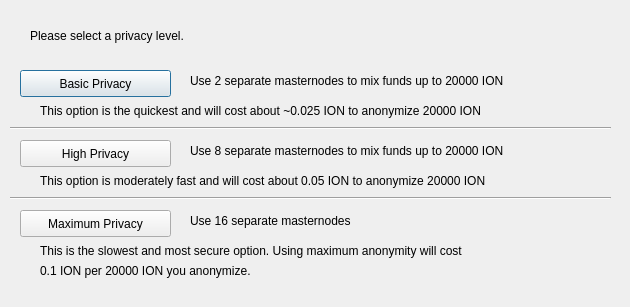
<?xml version="1.0" encoding="UTF-8"?>
<ui version="4.0">
 <class>ObfuscationConfig</class>
 <widget class="QDialog" name="ObfuscationConfig">
  <property name="geometry">
   <rect>
    <x>0</x>
    <y>0</y>
    <width>630</width>
    <height>307</height>
   </rect>
  </property>
  <property name="windowTitle">
   <string>Configure Obfuscation</string>
  </property>
  <widget class="QPushButton" name="buttonBasic">
   <property name="geometry">
    <rect>
     <x>20</x>
     <y>70</y>
     <width>151</width>
     <height>27</height>
    </rect>
   </property>
   <property name="text">
    <string>Basic Privacy</string>
   </property>
  </widget>
  <widget class="QPushButton" name="buttonHigh">
   <property name="geometry">
    <rect>
     <x>20</x>
     <y>140</y>
     <width>151</width>
     <height>27</height>
    </rect>
   </property>
   <property name="text">
    <string>High Privacy</string>
   </property>
  </widget>
  <widget class="QPushButton" name="buttonMax">
   <property name="geometry">
    <rect>
     <x>20</x>
     <y>210</y>
     <width>151</width>
     <height>27</height>
    </rect>
   </property>
   <property name="text">
    <string>Maximum Privacy</string>
   </property>
  </widget>
  <widget class="QLabel" name="label">
   <property name="geometry">
    <rect>
     <x>30</x>
     <y>20</y>
     <width>571</width>
     <height>31</height>
    </rect>
   </property>
   <property name="text">
    <string>Please select a privacy level.</string>
   </property>
  </widget>
  <widget class="QLabel" name="label_2">
   <property name="geometry">
    <rect>
     <x>190</x>
     <y>70</y>
     <width>421</width>
     <height>21</height>
    </rect>
   </property>
   <property name="text">
    <string>Use 2 separate masternodes to mix funds up to 20000 ION</string>
   </property>
  </widget>
  <widget class="QLabel" name="label_3">
   <property name="geometry">
    <rect>
     <x>190</x>
     <y>140</y>
     <width>411</width>
     <height>21</height>
    </rect>
   </property>
   <property name="text">
    <string>Use 8 separate masternodes to mix funds up to 20000 ION</string>
   </property>
  </widget>
  <widget class="QLabel" name="label_4">
   <property name="geometry">
    <rect>
     <x>190</x>
     <y>210</y>
     <width>421</width>
     <height>21</height>
    </rect>
   </property>
   <property name="text">
    <string>Use 16 separate masternodes</string>
   </property>
  </widget>
  <widget class="QLabel" name="label_6">
   <property name="geometry">
    <rect>
     <x>40</x>
     <y>100</y>
     <width>561</width>
     <height>21</height>
    </rect>
   </property>
   <property name="text">
    <string>This option is the quickest and will cost about ~0.025 ION to anonymize 20000 ION</string>
   </property>
  </widget>
  <widget class="QLabel" name="label_7">
   <property name="geometry">
    <rect>
     <x>40</x>
     <y>170</y>
     <width>561</width>
     <height>21</height>
    </rect>
   </property>
   <property name="text">
    <string>This option is moderately fast and will cost about 0.05 ION to anonymize 20000 ION</string>
   </property>
  </widget>
  <widget class="QLabel" name="label_8">
   <property name="geometry">
    <rect>
     <x>40</x>
     <y>240</y>
     <width>561</width>
     <height>21</height>
    </rect>
   </property>
   <property name="text">
    <string>This is the slowest and most secure option. Using maximum anonymity will cost</string>
   </property>
  </widget>
  <widget class="QLabel" name="label_9">
   <property name="geometry">
    <rect>
     <x>40</x>
     <y>260</y>
     <width>561</width>
     <height>21</height>
    </rect>
   </property>
   <property name="text">
    <string>0.1 ION per 20000 ION you anonymize.</string>
   </property>
  </widget>
  <widget class="Line" name="line">
   <property name="geometry">
    <rect>
     <x>10</x>
     <y>120</y>
     <width>601</width>
     <height>16</height>
    </rect>
   </property>
   <property name="orientation">
    <enum>Qt::Horizontal</enum>
   </property>
  </widget>
  <widget class="Line" name="line_2">
   <property name="geometry">
    <rect>
     <x>10</x>
     <y>190</y>
     <width>601</width>
     <height>16</height>
    </rect>
   </property>
   <property name="orientation">
    <enum>Qt::Horizontal</enum>
   </property>
  </widget>
 </widget>
 <resources/>
 <connections/>
</ui>
